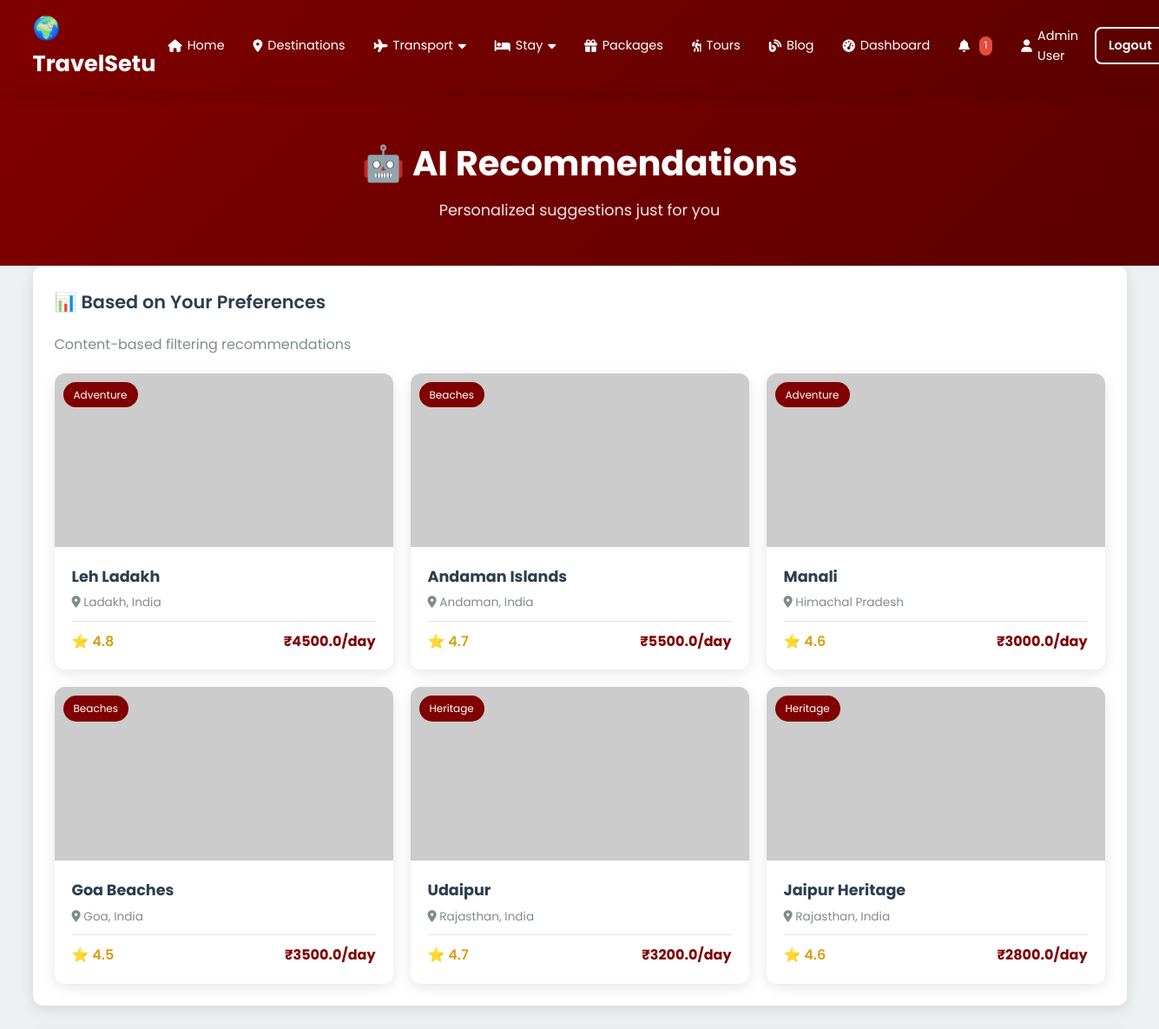
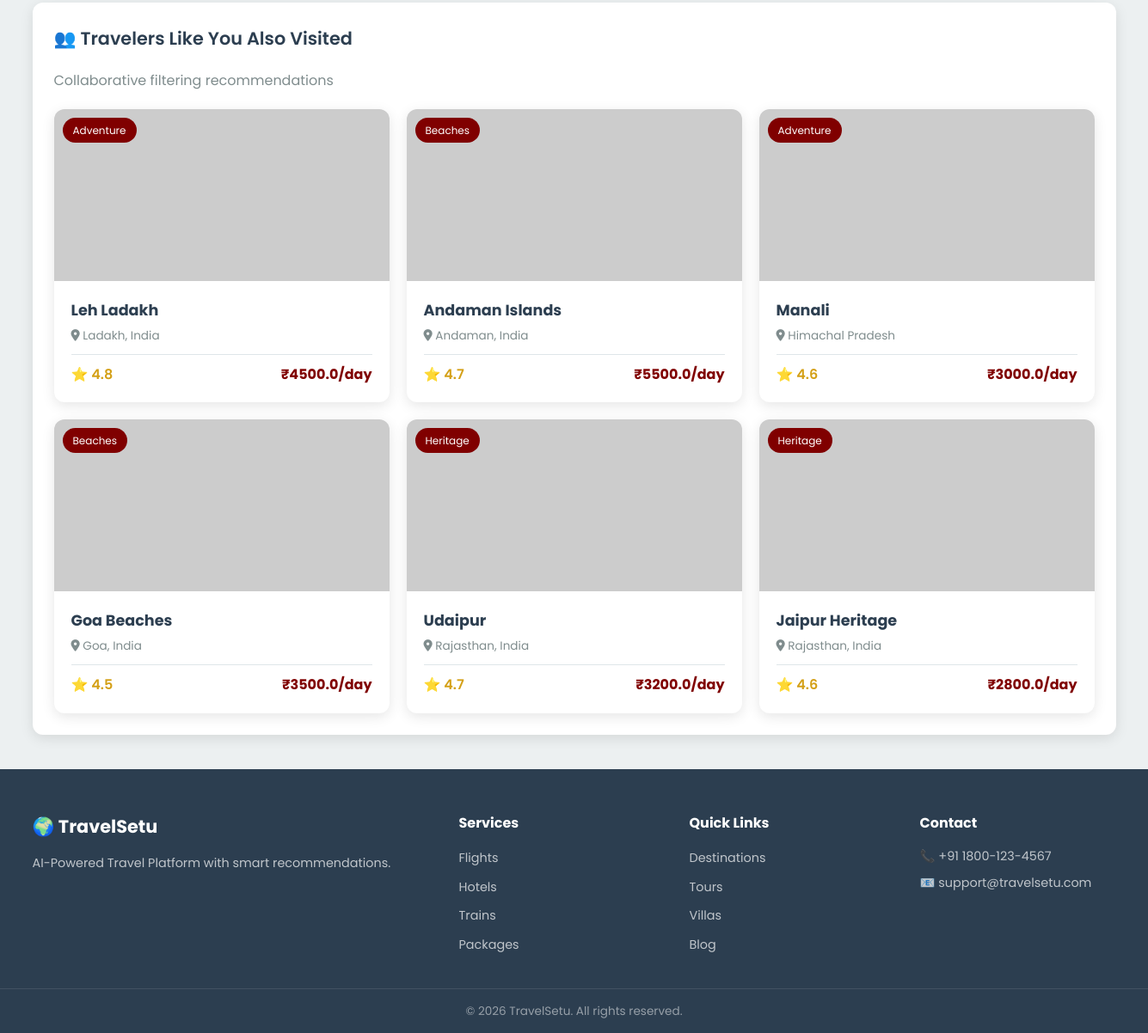
Page /recommend (signed in) on the committed database (2 pictures, top to bottom).
### app.py (models this page shows, shortened)
class User(UserMixin, db.Model):
    __tablename__ = 'users'
    id = db.Column(db.Integer, primary_key=True)
    username = db.Column(db.String(80), unique=True, nullable=False)
    email = db.Column(db.String(120), unique=True, nullable=False)
    password_hash = db.Column(db.String(256), nullable=False)
    full_name = db.Column(db.String(100))
    phone = db.Column(db.String(15))
    role = db.Column(db.String(20), default='user')
    is_verified = db.Column(db.Boolean, default=True)
    is_active_user = db.Column(db.Boolean, default=True)
    created_at = db.Column(db.DateTime, default=datetime.utcnow)
    preferences = db.Column(db.String(500), default='beaches,adventure')
    bookings = db.relationship('Booking', backref='user', lazy=True)
    reviews = db.relationship('Review', backref='user', lazy=True)

class Destination(db.Model):
    __tablename__ = 'destinations'
    id = db.Column(db.Integer, primary_key=True)
    name = db.Column(db.String(150), nullable=False)
    description = db.Column(db.Text)
    category = db.Column(db.String(50))
    location = db.Column(db.String(150))
    latitude = db.Column(db.Float, default=20.5937)
    longitude = db.Column(db.Float, default=78.9629)
    price_per_day = db.Column(db.Float, default=0)
    best_season = db.Column(db.String(50))
    image_url = db.Column(db.String(300))
    rating = db.Column(db.Float, default=4.0)
    total_visits = db.Column(db.Integer, default=0)
    created_at = db.Column(db.DateTime, default=datetime.utcnow)
    bookings = db.relationship('Booking', backref='destination', lazy=True)
    reviews = db.relationship('Review', backref='destination', lazy=True)

### app.py (the view)
@app.route('/recommend')
@login_required
def recommend():
    content_recs = get_ai_recommendations(current_user.id, 6)
    collab_recs = get_collaborative_recommendations(current_user.id, 6)
    return render_template('recommend.html',
                           content_recs=content_recs, collab_recs=collab_recs)

### app.py (called while the page is built, shortened)
@login_manager.user_loader
def load_user(user_id):
    return User.query.get(int(user_id))

def get_ai_recommendations(user_id, limit=6):
    user = User.query.get(user_id)
    if not user:
        return Destination.query.order_by(Destination.rating.desc()).limit(limit).all()
    prefs = user.preferences.lower() if user.preferences else 'beaches,adventure'
    pref_list = [p.strip() for p in prefs.split(',')]
    all_dests = Destination.query.all()
    scored = []
    for dest in all_dests:
        score = 0
        cat = dest.category.lower() if dest.category else ''
        desc = dest.description.lower() if dest.description else ''
        for pref in pref_list:
            if pref in cat:
                score += 10
            if pref in desc:
                score += 5
        score += dest.rating * 2
        scored.append((dest, score))
    scored.sort(key=lambda x: x[1], reverse=True)
    return [item[0] for item in scored[:limit]]

def get_collaborative_recommendations(user_id, limit=6):
    user_bookings = Booking.query.filter_by(user_id=user_id).all()
    if not user_bookings:
        return get_ai_recommendations(user_id, limit)

def get_destination_image(destination, width=800, height=600):
    category_images = {
        'beaches': f'https://picsum.photos/seed/beach{destination.id}/{width}/{height}',
        'adventure': f'https://picsum.photos/seed/mountain{destination.id}/{width}/{height}',
        'religious': f'https://picsum.photos/seed/temple{destination.id}/{width}/{height}',
        'heritage': f'https://picsum.photos/seed/palace{destination.id}/{width}/{height}',
    }
    cat = destination.category.lower() if destination.category else 'beaches'
    return category_images.get(cat, category_images['beaches'])

@app.context_processor
def inject_globals():
    unread_count = 0
    if current_user.is_authenticated:
        unread_count = Notification.query.filter_by(
            user_id=current_user.id, is_read=False).count()
    return {
        'unread_notifications': unread_count,
        'current_year': datetime.now().year,
        'all_categories': ['adventure', 'religious', 'beaches', 'heritage'],
        'get_destination_image': get_destination_image,
    }

### templates/recommend.html
{% extends "base.html" %}
{% block content %}
<div class="page-header">
    <h1>🤖 AI Recommendations</h1>
    <p>Personalized suggestions just for you</p>
</div>
<div class="container">
    <div class="card mb-30">
        <h2 class="card-title">📊 Based on Your Preferences</h2>
        <p class="text-muted">Content-based filtering recommendations</p>
        <div class="grid grid-3 mt-20">
            {% for dest in content_recs %}
            <a href="{{ url_for('destination_detail', id=dest.id) }}" class="destination-card">
                <div class="dest-image">
                    <img src="{{ get_destination_image(dest, 400, 250) }}" alt="{{ dest.name }}">
                    <span class="dest-category">{{ dest.category }}</span>
                </div>
                <div class="dest-body">
                    <h3>{{ dest.name }}</h3>
                    <p class="dest-location"><i class="fas fa-map-marker-alt"></i> {{ dest.location }}</p>
                    <div class="dest-footer">
                        <span class="dest-rating">⭐ {{ dest.rating }}</span>
                        <span class="dest-price">₹{{ dest.price_per_day }}/day</span>
                    </div>
                </div>
            </a>
            {% endfor %}
        </div>
    </div>
    <div class="card">
        <h2 class="card-title">👥 Travelers Like You Also Visited</h2>
        <p class="text-muted">Collaborative filtering recommendations</p>
        <div class="grid grid-3 mt-20">
            {% for dest in collab_recs %}
            <a href="{{ url_for('destination_detail', id=dest.id) }}" class="destination-card">
                <div class="dest-image">
                    <img src="{{ get_destination_image(dest, 400, 250) }}" alt="{{ dest.name }}">
                    <span class="dest-category">{{ dest.category }}</span>
                </div>
                <div class="dest-body">
                    <h3>{{ dest.name }}</h3>
                    <p class="dest-location"><i class="fas fa-map-marker-alt"></i> {{ dest.location }}</p>
                    <div class="dest-footer">
                        <span class="dest-rating">⭐ {{ dest.rating }}</span>
                        <span class="dest-price">₹{{ dest.price_per_day }}/day</span>
                    </div>
                </div>
            </a>
            {% endfor %}
        </div>
    </div>
</div>
{% endblock %}

### templates/base.html (shortened to what this page needs)
<!DOCTYPE html>
<html lang="en">
<head>
    <link rel="stylesheet" href="{{ url_for('static', filename='style.css') }}">
    <link rel="stylesheet" href="https://cdnjs.cloudflare.com/ajax/libs/font-awesome/6.4.0/css/all.min.css">
</head>
<body>
<nav class="navbar">
    <div class="nav-container">
        <a href="{{ url_for('index') }}" class="logo">🌍 TravelSetu</a>
        <ul class="nav-menu" id="navMenu">
            <li><a href="{{ url_for('index') }}"><i class="fas fa-home"></i> Home</a></li>
            <li><a href="{{ url_for('destinations') }}"><i class="fas fa-map-marker-alt"></i> Destinations</a></li>
            <li class="dropdown">
                <a href="#"><i class="fas fa-plane"></i> Transport <i class="fas fa-caret-down"></i></a>
            </li>
            <li class="dropdown">
                <a href="#"><i class="fas fa-bed"></i> Stay <i class="fas fa-caret-down"></i></a>
            </li>
            <li><a href="{{ url_for('packages') }}"><i class="fas fa-gift"></i> Packages</a></li>
            <li><a href="{{ url_for('tours') }}"><i class="fas fa-hiking"></i> Tours</a></li>
            <li><a href="{{ url_for('blog') }}"><i class="fas fa-blog"></i> Blog</a></li>
            {% if current_user.is_authenticated %}
                <li><a href="{{ url_for('dashboard') }}"><i class="fas fa-tachometer-alt"></i> Dashboard</a></li>
                <li>
                    <a href="{{ url_for('notifications') }}">
                        <i class="fas fa-bell"></i>
                        {% if unread_notifications > 0 %}
                            <span class="badge">{{ unread_notifications }}</span>
                        {% endif %}
                    </a>
                </li>
                <li><a href="{{ url_for('profile') }}"><i class="fas fa-user"></i> {{ current_user.full_name }}</a></li>
                <li><a href="{{ url_for('logout') }}" class="btn btn-outline-light btn-sm">Logout</a></li>
            {% else %}
                <li><a href="{{ url_for('login') }}" class="btn btn-outline-light btn-sm">Login</a></li>
                <li><a href="{{ url_for('register') }}" class="btn btn-gold btn-sm">Register</a></li>
            {% endif %}
        </ul>
    </div>
</nav>
<main class="main-content">
    {% block content %}{% endblock %}
</main>
<footer class="footer">
    <div class="footer-container">
        <div class="footer-section">
            <h3>🌍 TravelSetu</h3>
            <p>AI-Powered Travel Platform with smart recommendations.</p>
        </div>
        <div class="footer-section">
            <h4>Services</h4>
            <ul>
                <li><a href="{{ url_for('flights') }}">Flights</a></li>
                <li><a href="{{ url_for('hotels') }}">Hotels</a></li>
                <li><a href="{{ url_for('trains') }}">Trains</a></li>
                <li><a href="{{ url_for('packages') }}">Packages</a></li>
            </ul>
        </div>
        <div class="footer-section">
            <h4>Quick Links</h4>
            <ul>
                <li><a href="{{ url_for('destinations') }}">Destinations</a></li>
                <li><a href="{{ url_for('tours') }}">Tours</a></li>
                <li><a href="{{ url_for('villas') }}">Villas</a></li>
                <li><a href="{{ url_for('blog') }}">Blog</a></li>
            </ul>
        </div>
        <div class="footer-section">
            <h4>Contact</h4>
            <p>📞 +91 1800-123-4567</p>
            <p>📧 support@travelsetu.com</p>
        </div>
    </div>
    <div class="footer-bottom">
        <p>&copy; {{ current_year }} TravelSetu. All rights reserved.</p>
    </div>
</footer>
</body>
</html>

### static/style.css (style rules this page uses)
:root { --primary: #800000; --primary-light: #a52a2a; --primary-dark: #5c0000; --gold: #d4a017; --gold-light: #f0c040; --success: #27ae60; --danger: #e74c3c; --warning: #f39c12; --info: #3498db; --dark: #2c3e50; --gray: #7f8c8d; --gray-light: #ecf0f1; --gray-200: #dfe6e9; --white: #ffffff; --shadow: 0 4px 15px rgba(0,0,0,0.1); --shadow-lg: 0 10px 30px rgba(0,0,0,0.15); --radius: 12px; --radius-sm: 8px; --transition: all 0.3s ease; }
.destination-card { background: white; border-radius: var(--radius); overflow: hidden; box-shadow: var(--shadow); transition: var(--transition); }
.dest-image { position: relative; height: 200px; overflow: hidden; }
.dest-image img { width: 100%; height: 100%; object-fit: cover; transition: var(--transition); }
.dest-category { position: absolute; top: 10px; left: 10px; background: var(--primary); color: white; padding: 5px 12px; border-radius: 20px; font-size: 0.75rem; text-transform: capitalize; }
.dest-body { padding: 20px; }
.dest-body h3 { margin-bottom: 5px; font-size: 1.1rem; }
.dest-location { color: var(--gray); font-size: 0.85rem; margin-bottom: 10px; }
.dest-footer { display: flex; justify-content: space-between; align-items: center; padding-top: 10px; border-top: 1px solid var(--gray-200); }
.dest-rating { color: var(--gold); font-weight: 600; }
.dest-price { font-weight: 700; color: var(--primary); }
* { margin: 0; padding: 0; box-sizing: border-box; }
html { scroll-behavior: smooth; }
body { font-family: 'Poppins', sans-serif; background: var(--gray-light); color: var(--dark); line-height: 1.6; min-height: 100vh; display: flex; flex-direction: column; }
a { text-decoration: none; color: inherit; transition: var(--transition); }
img { max-width: 100%; height: auto; display: block; }
ul { list-style: none; }
.container { max-width: 1300px; margin: 0 auto; padding: 0 20px; }
.navbar { background: linear-gradient(135deg, var(--primary), var(--primary-dark)); padding: 12px 0; position: sticky; top: 0; z-index: 1000; box-shadow: var(--shadow); }
.nav-container { max-width: 1300px; margin: 0 auto; padding: 0 20px; display: flex; align-items: center; justify-content: space-between; }
.logo { font-size: 1.6rem; font-weight: 700; color: var(--white); }
.nav-menu { display: flex; align-items: center; gap: 5px; }
.nav-menu > li > a { color: var(--white); padding: 8px 14px; border-radius: var(--radius-sm); font-size: 0.9rem; display: flex; align-items: center; gap: 6px; }
.dropdown { position: relative; }
.badge { background: var(--danger); color: white; font-size: 0.7rem; padding: 2px 6px; border-radius: 20px; margin-left: 5px; }
.btn { display: inline-flex; align-items: center; justify-content: center; gap: 8px; padding: 12px 24px; border-radius: var(--radius-sm); font-weight: 600; font-size: 0.9rem; border: 2px solid transparent; transition: var(--transition); }
.btn-outline-light { background: transparent; border-color: white; color: white; }
.btn-sm { padding: 6px 14px; font-size: 0.8rem; }
.page-header { background: linear-gradient(135deg, var(--primary), var(--primary-dark)); padding: 50px 0; text-align: center; color: white; }
.page-header h1 { font-size: 2.5rem; margin-bottom: 8px; }
.page-header p { opacity: 0.9; font-size: 1.1rem; }
.card { background: white; border-radius: var(--radius); padding: 25px; box-shadow: var(--shadow); transition: var(--transition); }
.card-title { font-size: 1.3rem; font-weight: 600; margin-bottom: 20px; color: var(--dark); }
.grid { display: grid; gap: 20px; }
.grid-3 { grid-template-columns: repeat(auto-fill, minmax(300px, 1fr)); }
.main-content { flex: 1; padding-bottom: 40px; }
.text-muted { color: var(--gray); }
.mt-20 { margin-top: 20px; }
.mb-30 { margin-bottom: 30px; }
.footer { background: var(--dark); color: white; margin-top: auto; }
.footer-container { max-width: 1300px; margin: 0 auto; padding: 50px 20px 30px; display: grid; grid-template-columns: 2fr 1fr 1fr 1fr; gap: 40px; }
.footer-section h3 { font-size: 1.3rem; margin-bottom: 15px; }
.footer-section h4 { font-size: 1rem; margin-bottom: 15px; }
.footer-section p { color: rgba(255,255,255,0.7); font-size: 0.9rem; margin-bottom: 8px; }
.footer-section ul li { margin-bottom: 8px; }
.footer-section ul li a { color: rgba(255,255,255,0.7); font-size: 0.9rem; }
.footer-bottom { border-top: 1px solid rgba(255,255,255,0.1); padding: 15px; text-align: center; }
.footer-bottom p { color: rgba(255,255,255,0.5); font-size: 0.85rem; }

### rows in the picture
User: full_name "Admin User"
Destination: category "Adventure", name "Leh Ladakh", location "Ladakh, India", rating "4.8", price_per_day "4500.0"
Destination: category "Beaches", name "Andaman Islands", location "Andaman, India", rating "4.7", price_per_day "5500.0"
Destination: category "Adventure", name "Manali", location "Himachal Pradesh", rating "4.6", price_per_day "3000.0"
Destination: category "Beaches", name "Goa Beaches", location "Goa, India", rating "4.5", price_per_day "3500.0"
Destination: category "Heritage", name "Udaipur", location "Rajasthan, India", rating "4.7", price_per_day "3200.0"
Destination: category "Heritage", name "Jaipur Heritage", location "Rajasthan, India", rating "4.6", price_per_day "2800.0"

### other values in the picture
{{ unread_notifications }} "1"
